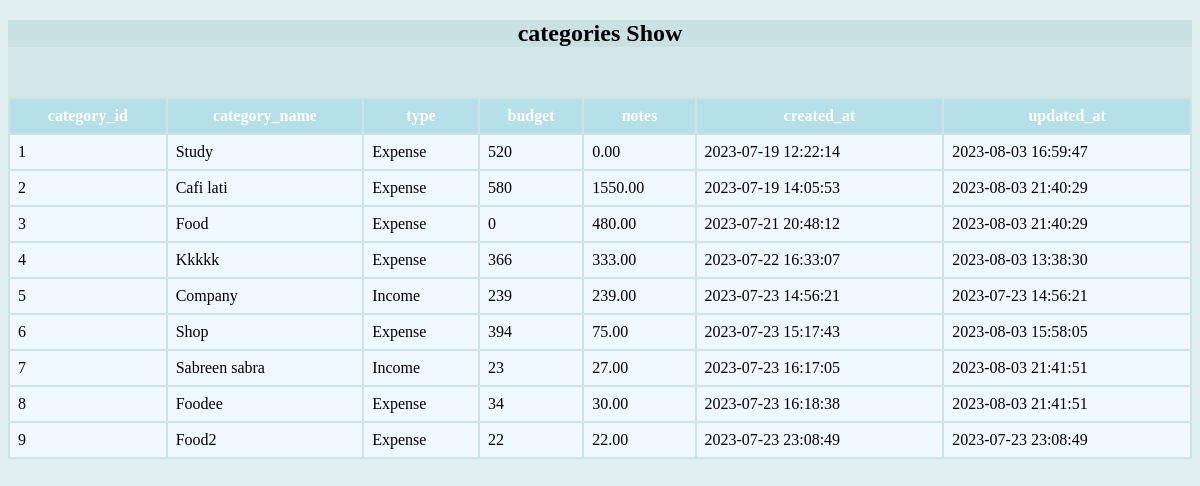
Page /home/showcategories.php (signed in) on the committed database.
### tables this page shows
CREATE TABLE `categories` (
  `category_id` int(11) NOT NULL,
  `user_id` int(11) NOT NULL,
  `category_name` varchar(255) NOT NULL,
  `type` varchar(255) NOT NULL,
  `budget` float NOT NULL,
  `amount` double(8,2) NOT NULL,
  `notes` text DEFAULT NULL,
  `created_at` varchar(255) NOT NULL,
  `updated_at` varchar(255) NOT NULL
);

### home/showcategories.php (the view, shortened to what this page needs)
<!DOCTYPE html>
<html lang="en">
<head>
    <link rel="stylesheet" href="../css/tables.css">
</head>
<body>
    <div class="top" align=center>
        <h2>categories Show</h2>
    </div>
    <table>
        <thead>
            <tr>
                <th>category_id</th>
                <th>category_name</th>
                <th>type</th>
                <th>budget</th>
                <th>notes</th>
                <th>created_at</th>
                <th>updated_at</th>
            </tr>
        </thead>
        <tbody>
            <?php
            include("../include/connect.php");
            $id = $_SESSION['id'];
            $sql = "SELECT * FROM `categories`
            WHERE categories.user_id = $id ";
            $result = mysqli_query($conn, $sql);
            $rows = mysqli_fetch_all($result);
            $count = 1;
            foreach ($rows as $row) : ?>
            <tr>
                <td><?php echo $count++; ?></td>
                <td><?php echo $row[2]; ?></td>
                <td><?php echo $row[3]; ?></td>
                <td><?php echo $row[4]; ?></td>
                <td><?php echo $row[5]; ?></td>
                <td><?php echo $row[7]; ?></td>
                <td><?php echo $row[8]; ?></td>
            </tr>
            <?php endforeach; ?>
        </tbody>
    </table>
</body>
</html>

### css/tables.css (style rules this page uses)
* { background: rgba(199, 224, 228, .5); }
table { width: 100%; margin-top: 50px; }
th, td { padding: 8px; background-color: aliceblue; }
th { background: rgb(181, 224, 231,1); color: white; }

### rows in the picture
categories: category_name "Study", type "Expense", budget "520", amount "0.00", created_at "2023-07-19 12:22:14", updated_at "2023-08-03 16:59:47"
categories: category_name "Cafi lati", type "Expense", budget "580", amount "1550.00", created_at "2023-07-19 14:05:53", updated_at "2023-08-03 21:40:29"
categories: category_name "Food", type "Expense", budget "0", amount "480.00", created_at "2023-07-21 20:48:12", updated_at "2023-08-03 21:40:29"
categories: category_name "Kkkkk", type "Expense", budget "366", amount "333.00", created_at "2023-07-22 16:33:07", updated_at "2023-08-03 13:38:30"
categories: category_name "Company", type "Income", budget "239", amount "239.00", created_at "2023-07-23 14:56:21", updated_at "2023-07-23 14:56:21"
categories: category_name "Shop", type "Expense", budget "394", amount "75.00", created_at "2023-07-23 15:17:43", updated_at "2023-08-03 15:58:05"
categories: category_name "Sabreen sabra", type "Income", budget "23", amount "27.00", created_at "2023-07-23 16:17:05", updated_at "2023-08-03 21:41:51"
categories: category_name "Foodee", type "Expense", budget "34", amount "30.00", created_at "2023-07-23 16:18:38", updated_at "2023-08-03 21:41:51"
categories: category_name "Food2", type "Expense", budget "22", amount "22.00", created_at "2023-07-23 23:08:49", updated_at "2023-07-23 23:08:49"
